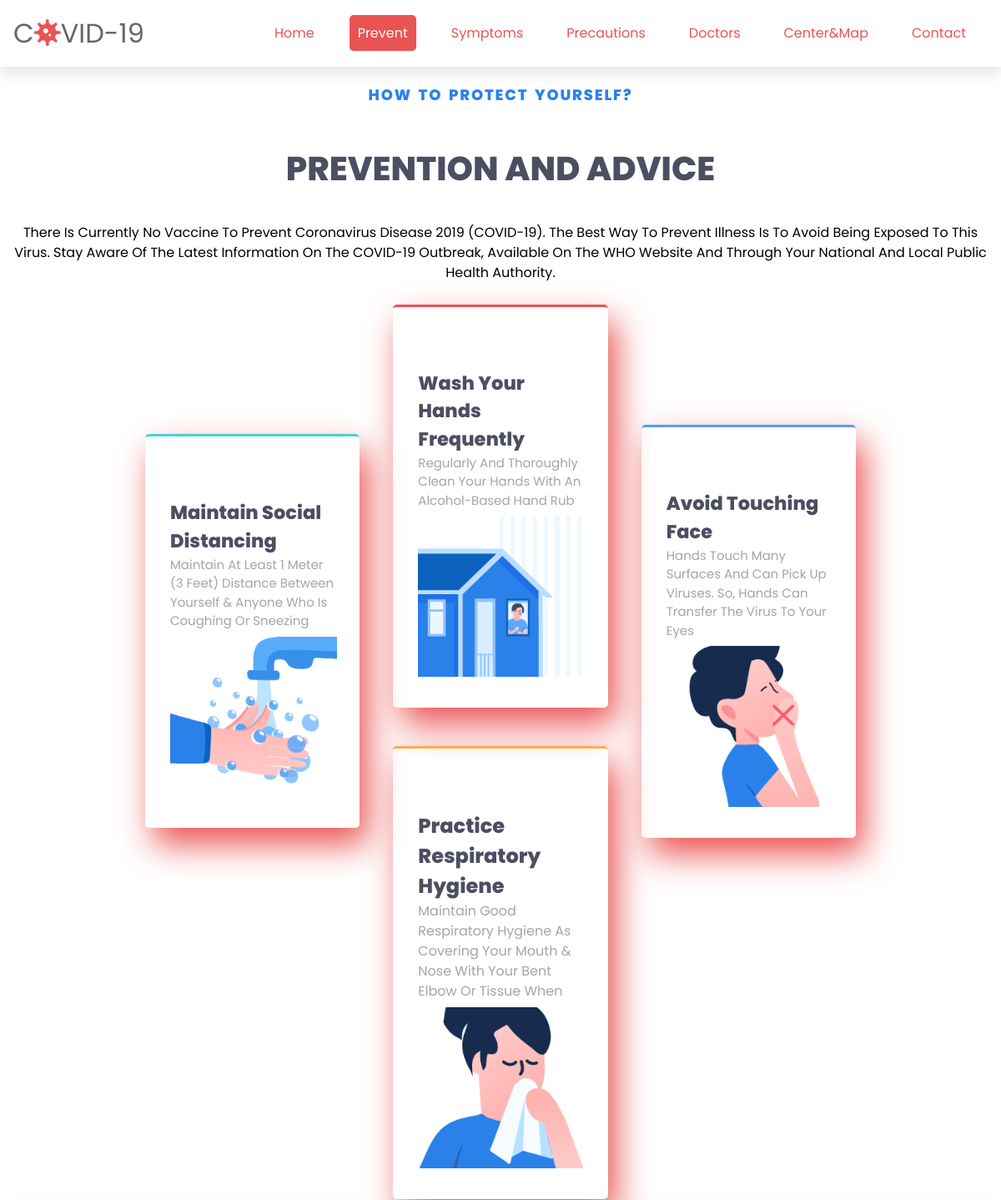
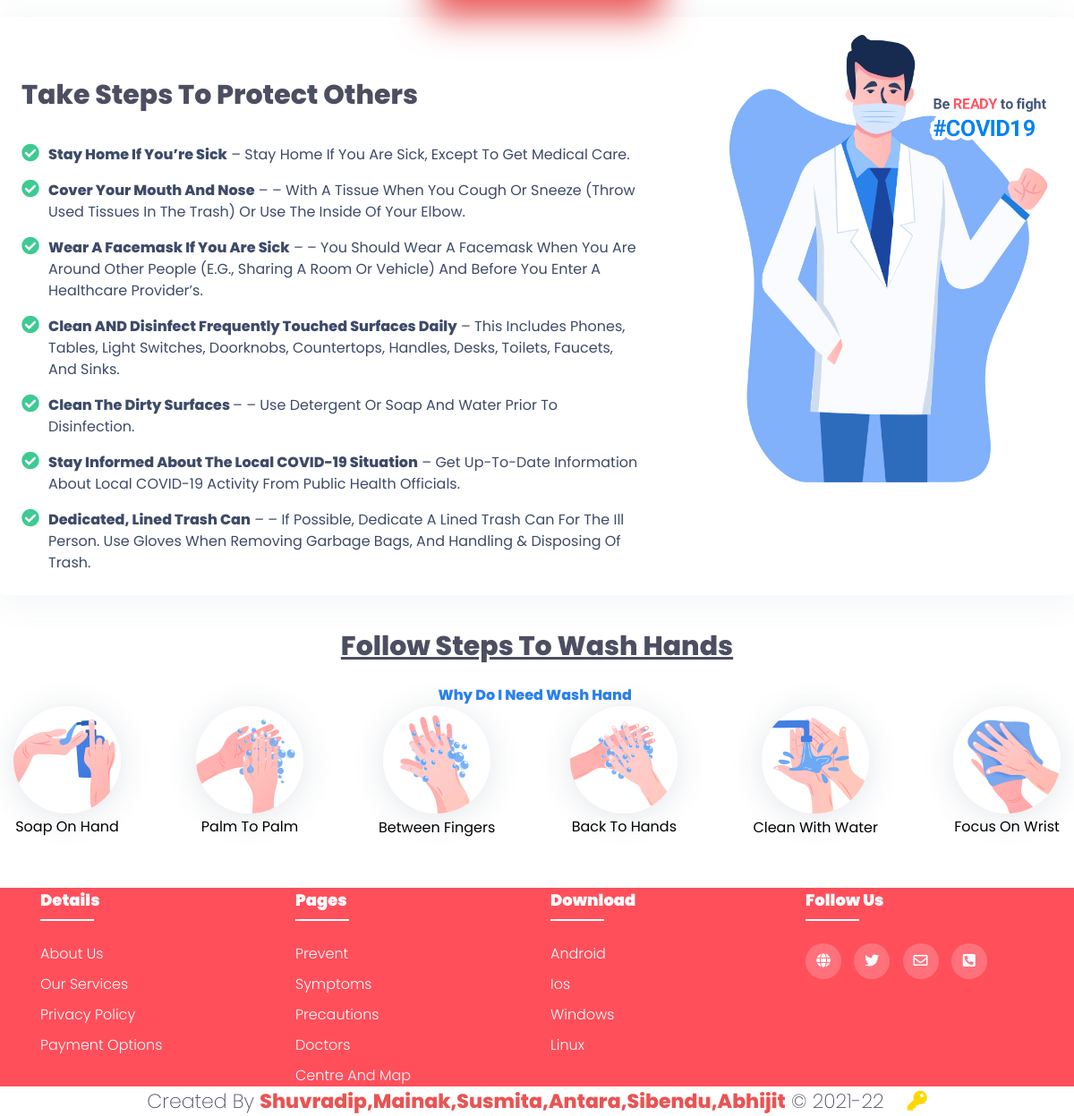
Screenshot of /prevent.php with the database file from the repository (2 pictures, top to bottom).
### tables this page shows
CREATE TABLE `prevent` (
  `id` int(10) NOT NULL,
  `subtitle1` varchar(100) NOT NULL,
  `title1` varchar(100) NOT NULL,
  `desc1` longtext NOT NULL,
  `tctitle` longtext NOT NULL,
  `tcsubtitle` varchar(250) NOT NULL,
  `tcimg` varchar(250) NOT NULL,
  `lctitle` varchar(100) NOT NULL,
  `lcsubtitle` varchar(100) NOT NULL,
  `lcimg` varchar(250) NOT NULL,
  `rctitle` varchar(250) NOT NULL,
  `rcsubtitle` varchar(100) NOT NULL,
  `rcimg` varchar(250) NOT NULL,
  `bctitle` varchar(100) NOT NULL,
  `bcsubtitle` varchar(100) NOT NULL,
  `bcimg` varchar(250) NOT NULL,
  `title2` varchar(100) NOT NULL,
  `pnp1` varchar(100) NOT NULL,
  `pnp2` varchar(100) NOT NULL,
  `pnp3` varchar(100) NOT NULL,
  `pnp4` varchar(100) NOT NULL,
  `pnp5` varchar(100) NOT NULL,
  `pnp6` varchar(100) NOT NULL,
  `pnp7` varchar(100) NOT NULL,
  `dsc1` varchar(100) NOT NULL,
  `dsc2` varchar(200) NOT NULL,
  `dsc3` varchar(200) NOT NULL,
  `dsc4` varchar(200) NOT NULL,
  `dsc5` varchar(150) NOT NULL,
  `dsc6` varchar(100) NOT NULL,
  `dsc7` varchar(200) NOT NULL,
  `pnpimg` varchar(250) NOT NULL,
  `title3` varchar(100) NOT NULL,
  `subtitle2` varchar(100) NOT NULL,
  `whimg1` varchar(250) NOT NULL,
  `whimg2` varchar(250) NOT NULL,
  `whimg3` varchar(250) NOT NULL,
  `whimg4` varchar(250) NOT NULL,
  `whimg5` varchar(250) NOT NULL,
  `whimg6` varchar(250) NOT NULL,
  `whst1` varchar(100) NOT NULL,
  `whst2` varchar(100) NOT NULL,
  `whst3` varchar(100) NOT NULL,
  `whst4` varchar(100) NOT NULL,
  `whst5` varchar(100) NOT NULL,
  `whst6` varchar(100) NOT NULL
);

### prevent.php (the view, shortened to what this page needs)
<?php
    include 'partials/header.php';
?>
<?php
      include 'connection_admin.php';
    $sql= mysqli_query($conn,"SELECT `subtitle1`, `title1`, `desc1`, `tctitle`, `tcsubtitle`, `tcimg`, `lctitle`, `lcsubtitle`, `lcimg`, `rctitle`, `rcsubtitle`, `rcimg`, `bctitle`, `bcsubtitle`, `bcimg`, `title2`, `pnp1`, `pnp2`, `pnp3`, `pnp4`, `pnp5`, `pnp6`, `pnp7`, `dsc1`, `dsc2`, `dsc3`, `dsc4`, `dsc5`, `dsc6`, `dsc7`, `pnpimg`, `title3`, `subtitle2`, `whimg1`, `whimg2`, `whimg3`, `whimg4`, `whimg5`, `whimg6`, `whst1`, `whst2`, `whst3`, `whst4`, `whst5`, `whst6` FROM `prevent` WHERE `id`=1");
    list($subtitle1,$title1,$desc1,$tctitle,$tcsubtitle,$tcimg,$lctitle,$lcsubtitle,$lcimg,$rctitle,$rcsubtitle,$rcimg,$bctitle,$bcsubtitle,$bcimg,$title2,$pnp1,$pnp2,$pnp3,$pnp4,$pnp5,$pnp6,$pnp7,$dsc1,$dsc2,$dsc3,$dsc4,$dsc5,$dsc6,$dsc7,$pnpimg,$title3,$subtitle2,$whimg1,$whimg2,$whimg3,$whimg4,$whimg5,$whimg6,$whst1,$whst2,$whst3,$whst4,$whst5,$whst6)=mysqli_fetch_row($sql);
?>
<div class="containers">
      <div class="subtitle text-center"><?php echo"$subtitle1";?></div>
      <h2 class="title text-center"><?php echo"$title1";?></h2>
      <p class="pt-3 text-center">
      <?php echo"$desc1";?>
      </p>
      <div class="row1-container card-xyz">
        <div class="box box-down cyan">
          <h2><?php echo"$tctitle";?></h2>
          <p>
          <?php echo"$tcsubtitle";?>
          </p>
          <img class="img-size pt-7" src="./images/advice-a.png" alt="" />
        </div>
        <div class="box red">
          <h2><?php echo"$lctitle";?></h2>
          <p>
          <?php echo"$lcsubtitle";?>
          </p>
          <img class="img-size pt-7" src="./images/advice-b.png" alt="" />
        </div>
        <div class="box box-down blue">
          <h2><?php echo"$rctitle";?></h2>
          <p>
          <?php echo"$rcsubtitle";?>
          </p>
          <img class="img-size pt-7" src="./images/advice-c.png" alt="" />
        </div>
      </div>
      <div class="row2-container">
        <div class="box orange">
          <h2><?php echo"$bctitle";?></h2>
          <p>
          <?php echo"$bcsubtitle";?>
          </p>
          <img class="img-size pt-7" src="./images/advice-d.png" alt="" />
        </div>
      </div>
    </div>
    <div class="containers section-content">
      <div class="flex-box-div">
        <div>
          <h2 class="take-the-step"><?php echo"$title2";?></h2>
          <ul class="list-check">
            <li>
              <strong><?php echo"$pnp1";?></strong> <?php echo"$dsc1";?>
            </li>
            <li>
              <strong><?php echo"$pnp2";?></strong> – <?php echo"$dsc2";?>
            </li>
            <li>
              <strong><?php echo"$pnp3";?></strong> – <?php echo"$dsc3";?>
            </li>
            <li>
              <strong
                ><?php echo"$pnp4";?></strong
              >
              <?php echo"$dsc4";?>
            </li>
            <li>
              <strong><?php echo"$pnp5";?></strong> – <?php echo"$dsc5";?>
            </li>
            <li>
              <strong><?php echo"$pnp6";?></strong>
              <?php echo"$dsc6";?></a>
            </li>
            <li>
              <strong><?php echo"$pnp7";?></strong> – <?php echo"$dsc7";?>
            </li>
          </ul>
        </div>
        <img class="flex-img" src="./images/steps.png" alt="" srcset="" />
      </div>
    </div>
    <div class="containers">
      <h4 class="pt-3 text-center follow"><?php echo"$title3";?></h4>
      <span class="whydoi"><?php echo"$subtitle2";?></span>
      <div class="handwash">
        <div class="box4">
          <div class="box4-gfx">
            <img class="handwashimg" src="./images/hand-a.png" alt="" />
          </div>
          <div class="box4-content pt-3">
            <p><?php echo"$whst1";?></p>
          </div>
        </div>
        <div class="box4">
          <div class="box4-gfx">
            <img class="handwashimg" src="./images/hand-b.png" alt="" />
          </div>
          <div class="box4-content pt-3">
            <p><?php echo"$whst2";?></p>
          </div>
        </div>
        <div class="box4">
          <div class="box4-gfx">
            <img class="handwashimg" src="./images/hand-c.png" alt="" />
          </div>
          <div class="box4-content pt-3">
            <p><?php echo"$whst3";?></p>
          </div>
        </div>
        <div class="box4">
          <div class="box4-gfx">
            <img class="handwashimg" src="./images/hand-d.png" alt="" />
          </div>
          <div class="box4-content pt-3">
            <p><?php echo"$whst4";?></p>
          </div>
        </div>
        <div class="box4">
          <div class="box4-gfx">
            <img class="handwashimg" src="./images/hand-e.png" alt="" />
          </div>
          <div class="box4-content pt-3">
            <p><?php echo"$whst5";?></p>
          </div>
        </div>
        <div class="box4">
          <div class="box4-gfx">
            <img class="handwashimg" src="./images/hand-f.png" alt="" />
          </div>
          <div class="box4-content pt-3">
            <p><?php echo"$whst6";?></p>
          </div>
        </div>
      </div>
    </div>
<?php
     include 'partials/footer.php';
?>

### css/style.css (style rules this page uses)
:root { --red: rgba(255, 79, 91, 1); }
* { font-family: 'Poppins', sans-serif; margin: 0;padding: 0; box-sizing: border-box; text-decoration: none; list-style: none; text-transform: capitalize; }

### css/contact.css (style rules this page uses)
* { margin: 0; padding: 0; box-sizing: border-box; font-family:sans-serif, 'Poppins'; }

### css/footer.css (style rules this page uses)
body { line-height: 1.5; font-family: 'Poppins', sans-serif; }
ul { list-style: none; }

### css/symptoms.css (style rules this page uses)
:root { --primary-font: font-family: 'Poppins', sans-serif; --secondary-font: font-family: 'Poppins', sans-serif; --primary-color: rgba(255, 79, 91, 1); --secondary-color:rgba(150, 157, 160, 1); }
* { padding: 0px; margin: 0px; -webkit-box-sizing: border-box; box-sizing: border-box; font-family: var(--primary-font); }
.subtitle { text-transform: capitalize; font-size: 120%; word-spacing: 2.5px; }

### css/precaution-1.css (style rules this page uses)
* { margin: 0; padding: 0; }

### css/precaution-2.css (style rules this page uses)
* { margin: 0; padding: 0; }

### css/doctor.css (style rules this page uses)
* { font-family: 'Poppins', sans-serif; margin: 0;padding: 0; box-sizing: border-box; text-decoration: none; list-style: none; text-transform: capitalize; }
:root { --red: rgba(255, 79, 91, 1); }

### css/prevent.css (style rules this page uses)
.text-center { text-align: center !important; }
.pt-3 { padding-top: 3%; }
.pt-7 { padding-top: 7px; }
.containers { padding-right: 15px; padding-left: 15px; margin-right: auto; margin-left: auto; }
.subtitle { font-size: 1.125rem; margin-bottom: 0.125rem; letter-spacing: 0.1em; text-transform: uppercase; color: #2a81ea; font-weight: 700; margin-top: 100px; }
.title { text-transform: uppercase; font-size: 2.5rem; }
:root { --red: hsl(0, 78%, 62%); --cyan: hsl(180, 62%, 55%); --orange: hsl(34, 97%, 64%); --blue: hsl(212, 86%, 64%); --varyDarkBlue: hsl(234, 12%, 34%); --grayishBlue: hsl(229, 6%, 66%); --veryLightGray: hsl(0, 0%, 98%); --weight1: 200; --weight2: 400; --weight3: 600; }
.card-xyz { font-size: 15px; font-family: "Poppins", sans-serif; }
.box p { color: var(--grayishBlue); }
.box { border-radius: 5px; box-shadow:10px 20px 40px var(--red); padding: 30px; margin: 20px; }
.img-size { height: 200px; width: 200px; }
.cyan { border-top: 3px solid var(--cyan); }
.red { border-top: 3px solid var(--red); }
.blue { border-top: 3px solid var(--blue); }
.orange { border-top: 3px solid var(--orange); }
h2 { color: var(--varyDarkBlue); font-weight: var(--weight3); margin-top: 45px; }
@media (min-width: 950px) { .row1-container { display: flex; justify-content: center; align-items: center; } }
@media (min-width: 950px) { .row2-container { display: flex; justify-content: center; align-items: center; } }
@media (min-width: 950px) { .box-down { position: relative; top: 150px; } }
@media (min-width: 950px) { .box { width: 22%; } }
.section-content { padding: 2.25rem 2.5rem 2.5rem; padding: 1.25rem 1.5rem 1.5rem; border-radius: 4px; background: #fff; box-shadow: 0px 5px 40px 0px rgba(80, 101, 142, 0.08); }
.flex-box-div { display: flex; flex-direction: row; justify-content: space-between; }
.flex-img { max-height: 500px; padding-left: 100px; }
.take-the-step { font-size: 1.875rem; margin-bottom: 2rem; font-weight: 700; }
.list-check { margin-top: -0.5em; margin-bottom: -0.5em; list-style: none; color: #3d4b69; }
.list-check li { position: relative; padding: 0.5rem 0 0.5rem 1.875rem; font-size: 1rem; line-height: 1.5; }
.list-check li::before { position: absolute; top: 0.375rem; left: 0; font-weight: 700; content: "\f058"; font-family: "Font Awesome 5 Free"; font-size: 1.25rem; line-height: 1.5rem; color: #3dca93; }
.follow { text-decoration: underline; font-size: 1.875rem; margin-bottom: 2rem; font-weight: 700; color: var(--varyDarkBlue); margin-bottom: 20px; }
.whydoi { font-size: 1rem; color: #2a81ea; font-weight: bold; line-height: 1.25rem; cursor: pointer; margin-left: 40.55%; margin-bottom: 20px; }
.handwash { display: flex; flex-direction: row; flex-wrap: wrap; justify-content: space-between; margin-bottom: 55px; }
.handwashimg { max-width: 100%; height: auto; vertical-align: middle; border-style: none; }
.box4 { text-align: center; }
.box4-gfx { height: 120px; width: 120px; border-radius: 50%; overflow: hidden; margin-left: auto; margin-right: auto; box-shadow: 0px 4px 35px 0px rgba(70, 86, 117, 0.15); }

### rows the page displays
prevent: subtitle1 "HOW TO PROTECT YOURSELF?", title1 "PREVENTION AND ADVICE", desc1 "There Is Currently No Vaccine To Prevent Coronavirus Disease 2019 (COVID-19). The Best Way To Prevent Illness Is To Avoid Being Exposed To This Virus. Stay Aware Of The Latest Information On The COVID-19 Outbreak, Available On The WHO Website And Through Your National And Local Public Health Authority.", tctitle "Maintain Social Distancing", tcsubtitle "Maintain At Least 1 Meter (3 Feet) Distance Between Yourself & Anyone Who Is Coughing Or Sneezing", lctitle "Wash Your Hands Frequently", lcsubtitle "Regularly And Thoroughly Clean Your Hands With An Alcohol-Based Hand Rub", rctitle "Avoid Touching Face", rcsubtitle "Hands Touch Many Surfaces And Can Pick Up Viruses. So, Hands Can Transfer The Virus To Your Eyes", bctitle "Practice Respiratory Hygiene", bcsubtitle "Maintain Good Respiratory Hygiene As Covering Your Mouth & Nose With Your Bent Elbow Or Tissue When", title2 "Take Steps To Protect Others", pnp1 "Stay Home If You’re Sick", dsc1 "– Stay Home If You Are Sick, Except To Get Medical Care.", pnp2 "Cover Your Mouth And Nose", dsc2 "– With A Tissue When You Cough Or Sneeze (Throw Used Tissues In The Trash) Or Use The Inside Of Your Elbow.", pnp3 "Wear A Facemask If You Are Sick", dsc3 "– You Should Wear A Facemask When You Are Around Other People (E.G., Sharing A Room Or Vehicle) And Before You Enter A Healthcare Provider’s.", pnp4 "Clean AND Disinfect Frequently Touched Surfaces Daily", dsc4 "– This Includes Phones, Tables, Light Switches, Doorknobs, Countertops, Handles, Desks, Toilets, Faucets, And Sinks.", pnp5 "Clean The Dirty Surfaces", dsc5 "– Use Detergent Or Soap And Water Prior To Disinfection.", pnp6 "Stay Informed About The Local COVID-19 Situation", dsc6 "– Get Up-To-Date Information About Local COVID-19 Activity From Public Health Officials.", pnp7 "Dedicated, Lined Trash Can", dsc7 "– If Possible, Dedicate A Lined Trash Can For The Ill Person. Use Gloves When Removing Garbage Bags, And Handling & Disposing Of Trash.", title3 "Follow Steps To Wash Hands", subtitle2 "Why Do I Need Wash Hand", whst1 "Soap On Hand", whst2 "Palm To Palm", whst3 "Between Fingers", whst4 "Back To Hands", whst5 "Clean With Water", whst6 "Focus On Wrist"
